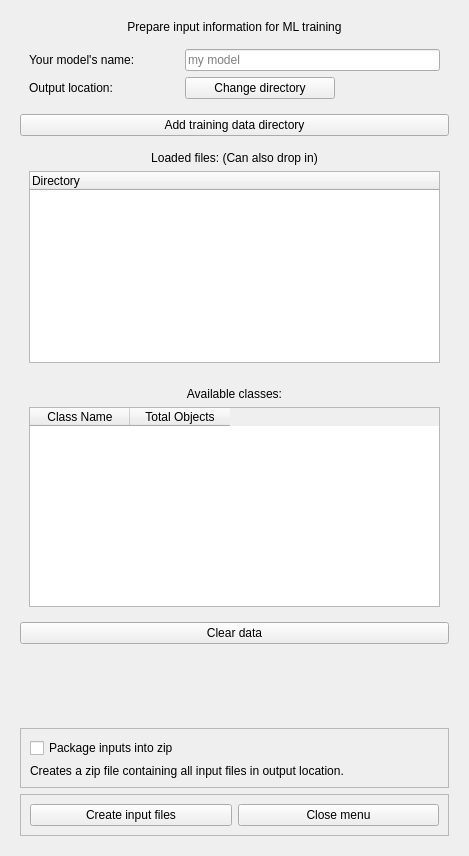
<?xml version="1.0" encoding="UTF-8"?>
<ui version="4.0">
 <class>Form</class>
 <widget class="QWidget" name="Form">
  <property name="geometry">
   <rect>
    <x>0</x>
    <y>0</y>
    <width>469</width>
    <height>856</height>
   </rect>
  </property>
  <property name="windowTitle">
   <string>Form</string>
  </property>
  <layout class="QVBoxLayout" name="verticalLayout">
   <item>
    <widget class="QWidget" name="widget" native="true">
     <property name="minimumSize">
      <size>
       <width>400</width>
       <height>0</height>
      </size>
     </property>
     <layout class="QVBoxLayout" name="verticalLayout_2">
      <item>
       <widget class="QLabel" name="label_3">
        <property name="maximumSize">
         <size>
          <width>16777215</width>
          <height>20</height>
         </size>
        </property>
        <property name="text">
         <string>Prepare input information for ML training</string>
        </property>
        <property name="alignment">
         <set>Qt::AlignCenter</set>
        </property>
       </widget>
      </item>
      <item>
       <widget class="QWidget" name="widget_6" native="true">
        <property name="enabled">
         <bool>true</bool>
        </property>
        <property name="minimumSize">
         <size>
          <width>0</width>
          <height>65</height>
         </size>
        </property>
        <property name="maximumSize">
         <size>
          <width>16777215</width>
          <height>80</height>
         </size>
        </property>
        <property name="layoutDirection">
         <enum>Qt::LeftToRight</enum>
        </property>
        <layout class="QFormLayout" name="formLayout_3">
         <property name="labelAlignment">
          <set>Qt::AlignLeading|Qt::AlignLeft|Qt::AlignVCenter</set>
         </property>
         <property name="formAlignment">
          <set>Qt::AlignLeading|Qt::AlignLeft|Qt::AlignTop</set>
         </property>
         <item row="0" column="0">
          <widget class="QLabel" name="label_5">
           <property name="minimumSize">
            <size>
             <width>150</width>
             <height>20</height>
            </size>
           </property>
           <property name="maximumSize">
            <size>
             <width>150</width>
             <height>16777215</height>
            </size>
           </property>
           <property name="text">
            <string>Your model's name:</string>
           </property>
          </widget>
         </item>
         <item row="0" column="1">
          <widget class="QLineEdit" name="lineEdit">
           <property name="text">
            <string/>
           </property>
           <property name="placeholderText">
            <string>my model</string>
           </property>
           <property name="clearButtonEnabled">
            <bool>false</bool>
           </property>
          </widget>
         </item>
         <item row="1" column="0">
          <widget class="QLabel" name="label_4">
           <property name="maximumSize">
            <size>
             <width>16777215</width>
             <height>35</height>
            </size>
           </property>
           <property name="text">
            <string>Output location:</string>
           </property>
           <property name="wordWrap">
            <bool>true</bool>
           </property>
          </widget>
         </item>
         <item row="1" column="1">
          <widget class="QPushButton" name="pushButton_4">
           <property name="maximumSize">
            <size>
             <width>150</width>
             <height>16777215</height>
            </size>
           </property>
           <property name="layoutDirection">
            <enum>Qt::LeftToRight</enum>
           </property>
           <property name="text">
            <string>Change directory</string>
           </property>
           <property name="default">
            <bool>false</bool>
           </property>
          </widget>
         </item>
        </layout>
       </widget>
      </item>
      <item>
       <widget class="QPushButton" name="pushButton">
        <property name="statusTip">
         <string/>
        </property>
        <property name="text">
         <string>Add training data directory</string>
        </property>
       </widget>
      </item>
      <item>
       <widget class="QWidget" name="widget_2" native="true">
        <property name="minimumSize">
         <size>
          <width>0</width>
          <height>200</height>
         </size>
        </property>
        <property name="maximumSize">
         <size>
          <width>16777215</width>
          <height>250</height>
         </size>
        </property>
        <layout class="QVBoxLayout" name="verticalLayout_5">
         <item>
          <widget class="QLabel" name="label">
           <property name="maximumSize">
            <size>
             <width>16777215</width>
             <height>20</height>
            </size>
           </property>
           <property name="text">
            <string>Loaded files: (Can also drop in)</string>
           </property>
           <property name="alignment">
            <set>Qt::AlignCenter</set>
           </property>
          </widget>
         </item>
         <item>
          <widget class="QTreeWidget" name="treeWidget">
           <property name="minimumSize">
            <size>
             <width>200</width>
             <height>0</height>
            </size>
           </property>
           <property name="maximumSize">
            <size>
             <width>16777215</width>
             <height>250</height>
            </size>
           </property>
           <property name="acceptDrops">
            <bool>true</bool>
           </property>
           <property name="wordWrap">
            <bool>true</bool>
           </property>
           <column>
            <property name="text">
             <string>Directory</string>
            </property>
           </column>
          </widget>
         </item>
        </layout>
       </widget>
      </item>
      <item>
       <widget class="QWidget" name="widget_3" native="true">
        <layout class="QVBoxLayout" name="verticalLayout_4">
         <item>
          <widget class="QLabel" name="label_8">
           <property name="maximumSize">
            <size>
             <width>16777215</width>
             <height>16777215</height>
            </size>
           </property>
           <property name="text">
            <string>Available classes:</string>
           </property>
           <property name="alignment">
            <set>Qt::AlignCenter</set>
           </property>
          </widget>
         </item>
         <item>
          <widget class="QTableWidget" name="tableWidget">
           <property name="minimumSize">
            <size>
             <width>0</width>
             <height>200</height>
            </size>
           </property>
           <column>
            <property name="text">
             <string>Class Name</string>
            </property>
           </column>
           <column>
            <property name="text">
             <string>Total Objects</string>
            </property>
           </column>
          </widget>
         </item>
        </layout>
       </widget>
      </item>
      <item>
       <widget class="QPushButton" name="pushButton_5">
        <property name="text">
         <string>Clear data</string>
        </property>
       </widget>
      </item>
      <item>
       <spacer name="verticalSpacer">
        <property name="orientation">
         <enum>Qt::Vertical</enum>
        </property>
        <property name="sizeHint" stdset="0">
         <size>
          <width>20</width>
          <height>40</height>
         </size>
        </property>
       </spacer>
      </item>
      <item>
       <widget class="QFrame" name="frame_2">
        <property name="frameShape">
         <enum>QFrame::StyledPanel</enum>
        </property>
        <property name="frameShadow">
         <enum>QFrame::Raised</enum>
        </property>
        <layout class="QVBoxLayout" name="verticalLayout_3">
         <item>
          <widget class="QCheckBox" name="checkBox_2">
           <property name="toolTip">
            <string>This is useful if you need to run your training on another machine.</string>
           </property>
           <property name="text">
            <string>Package inputs into zip</string>
           </property>
          </widget>
         </item>
         <item>
          <widget class="QLabel" name="label_6">
           <property name="text">
            <string>Creates a zip file containing all input files in output location.</string>
           </property>
           <property name="wordWrap">
            <bool>true</bool>
           </property>
          </widget>
         </item>
        </layout>
       </widget>
      </item>
      <item>
       <widget class="QFrame" name="frame">
        <property name="maximumSize">
         <size>
          <width>16777215</width>
          <height>50</height>
         </size>
        </property>
        <property name="frameShape">
         <enum>QFrame::StyledPanel</enum>
        </property>
        <property name="frameShadow">
         <enum>QFrame::Raised</enum>
        </property>
        <layout class="QHBoxLayout" name="horizontalLayout">
         <item>
          <widget class="QPushButton" name="pushButton_3">
           <property name="text">
            <string>Create input files</string>
           </property>
          </widget>
         </item>
         <item>
          <widget class="QPushButton" name="pushButton_2">
           <property name="text">
            <string>Close menu</string>
           </property>
          </widget>
         </item>
        </layout>
       </widget>
      </item>
     </layout>
    </widget>
   </item>
  </layout>
 </widget>
 <resources/>
 <connections/>
</ui>
